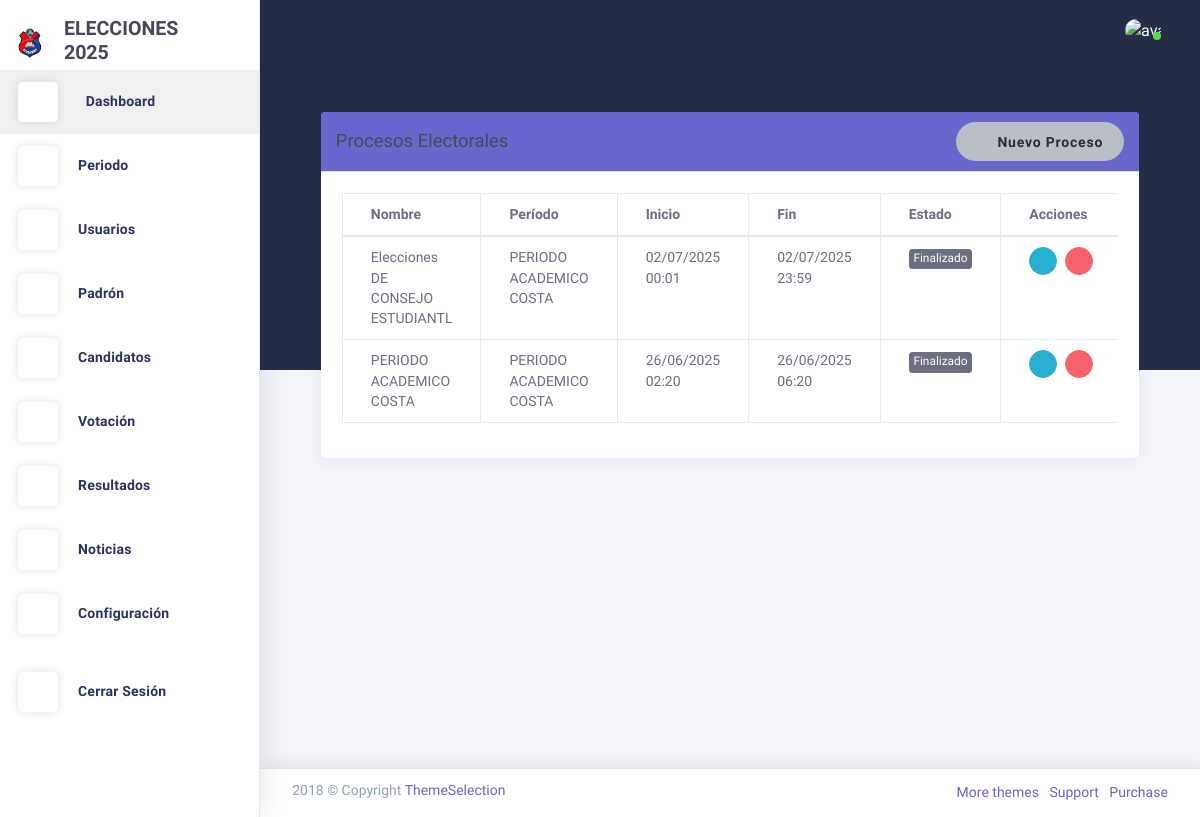
The page /votacion/lista/ on the database its author committed.
### Aplicaciones/configuracion/models.py (models this page shows, shortened)
class LogoConfig(models.Model):
    logo_1 = models.ImageField(upload_to='logos/')
    logo_2 = models.ImageField(upload_to='logos/')
    iniciales = models.CharField(max_length=10)

### Aplicaciones/votacion/models.py (models this page shows, shortened)
class ProcesoElectoral(models.Model):
    nombre = models.CharField(max_length=200)
    periodo = models.ForeignKey(Periodo, on_delete=models.CASCADE)
    fecha = models.DateField(help_text='Fecha de las elecciones', default=timezone.now)
    hora_inicio = models.TimeField(help_text='Hora de inicio de las elecciones', default=timezone.datetime.strptime('08:00', '%H:%M').time())
    hora_fin = models.TimeField(help_text='Hora de finalización de las elecciones', default=timezone.datetime.strptime('17:00', '%H:%M').time())
    ESTADOS = [
        ('pendiente', 'Pendiente'),
        ('activo', 'Activo'),
        ('finalizado', 'Finalizado')
    ]
    estado = models.CharField(max_length=20, choices=ESTADOS, default='pendiente')
    descripcion = models.TextField(blank=True, null=True)
    created_at = models.DateTimeField(auto_now_add=True)
    updated_at = models.DateTimeField(auto_now=True)
    def _esta_en_rango_horario(self):
        ahora = timezone.localtime(timezone.now())
        print(f"\nVerificando horario para proceso: {self.nombre}")
        print(f"Hora actual (servidor): {ahora}")
        print(f"Fecha actual: {ahora.date()}")
        print(f"Hora actual: {ahora.time()}")
        print(f"Fecha proceso: {self.fecha}")
        print(f"Hora inicio: {self.hora_inicio}")
        print(f"Hora fin: {self.hora_fin}")
        if ahora.date() == self.fecha:
            print("Es el mismo día")
            if self.hora_inicio <= ahora.time() <= self.hora_fin:
                print("Está dentro del rango de horas")
                return True
            else:
                print("NO está dentro del rango de horas")
        else:
            print("NO es el mismo día")
        return False
    def actualizar_estado(self):
        ahora = timezone.localtime(timezone.now())
        if self._esta_en_rango_horario():
            self.estado = 'activo'
        elif ahora.date() < self.fecha:
            self.estado = 'pendiente'
        elif ahora.date() == self.fecha and ahora.time() < self.hora_inicio:
            self.estado = 'pendiente'
        else:
            self.estado = 'finalizado'
        print(f"Estado final para {self.nombre}: {self.estado}")
        self.save()

### Aplicaciones/periodo/models.py (models this page shows, shortened)
class Periodo(models.Model):
    nombre = models.CharField(max_length=100, unique=True)
    fecha_inicio = models.DateField()
    fecha_fin = models.DateField()
    ESTADOS = [
        ('activo', 'Activo'),
        ('inactivo', 'Inactivo')
    ]
    estado = models.CharField(max_length=10, choices=ESTADOS, default='activo')

### Aplicaciones/votacion/views.py (the view)
# urls.py: path('lista/', views.lista_procesos, name='lista_procesos'),
def lista_procesos(request):
    procesos = ProcesoElectoral.objects.all().order_by('-fecha', '-hora_inicio')
    for proceso in procesos:
        proceso.actualizar_estado()
    periodos = Periodo.objects.filter(estado__iexact='activo')
    return render(request, 'votacion/proceso/lista.html', {
        'procesos': procesos,
        'periodos': periodos,
        'titulo': 'Lista de Procesos Electorales'
    })

### Aplicaciones/configuracion/context_processors.py (called while the page is built)
def logo_config(request):
    return {'logo_config': LogoConfig.objects.first()}

### Aplicaciones/votacion/templates/votacion/proceso/lista.html (shortened to what this page needs)
{% extends "plantilla.html" %}
{% load static %}
{% block contenido %}
<div class="container mt-3">
    <div class="card">
        <div class="card-header bg-primary text-white d-flex justify-content-between align-items-center">
            <h4 class="mb-0">Procesos Electorales</h4>
            <a href="{% url 'votacion:iniciar_proceso' %}" class="btn btn-light rounded-pill">
                <i class="la la-plus"></i> Nuevo Proceso
            </a>
        </div>
        <div class="card-body">
            {% if procesos %}
            <div class="table-responsive">
                <table class="table table-bordered">
                    <thead>
                        <tr>
                            <th>Nombre</th>
                            <th>Período</th>
                            <th>Inicio</th>
                            <th>Fin</th>
                            <th>Estado</th>
                            <th>Acciones</th>
                        </tr>
                    </thead>
                    <tbody>
                        {% for proceso in procesos %}
                        <tr>
                            <td>{{ proceso.nombre }}</td>
                            <td>{{ proceso.periodo.nombre }}</td>
                            <td>{{ proceso.fecha|date:'d/m/Y' }} {{ proceso.hora_inicio|time:'H:i' }}</td>
                            <td>{{ proceso.fecha|date:'d/m/Y' }} {{ proceso.hora_fin|time:'H:i' }}</td>
                            <td>
                                <span class="badge {% if proceso.estado == 'activo' %}badge-success{% elif proceso.estado == 'pendiente' %}badge-warning{% else %}badge-secondary{% endif %}">
                                    {{ proceso.get_estado_display }}
                                </span>
                            </td>
                            <td>
                                <div class="d-flex justify-content-center" style="gap: 8px;">
                                    <a href="{% url 'votacion:editar_proceso' proceso.id %}" class="btn btn-info p-0" style="font-size: 0.75rem; width: 28px; height: 28px; display: inline-flex; align-items: center; justify-content: center;">
                                        <i class="la la-edit"></i>
                                    </a>
                                    <a href="{% url 'votacion:eliminar_proceso' proceso.id %}" class="btn btn-danger p-0" style="font-size: 0.75rem; width: 28px; height: 28px; display: inline-flex; align-items: center; justify-content: center;">
                                        <i class="la la-trash"></i>
                                    </a>
                                </div>
                            </td>
                        </tr>
                        {% endfor %}
                    </tbody>
                </table>
            </div>
            {% endif %}
        </div>
    </div>
</div>
{% endblock %}

### Aplicaciones/administracion/templates/plantilla.html (shortened to what this page needs)
{% load static %}
<!DOCTYPE html>
<html class="loading" lang="en" data-textdirection="ltr">
  <head>
    <link href="https://maxcdn.icons8.com/fonts/line-awesome/1.1/css/line-awesome.min.css" rel="stylesheet">
    <link rel="stylesheet" type="text/css" href="{% static 'plantillas/theme-assets/css/vendors.css' %}">
    <link rel="stylesheet" type="text/css" href="{% static 'plantillas/theme-assets/vendors/css/charts/chartist.css' %}">
    <link rel="stylesheet" type="text/css" href="{% static 'plantillas/theme-assets/css/app-lite.css' %}">
    <link rel="stylesheet" type="text/css" href="{% static 'plantillas/theme-assets/css/core/menu/menu-types/vertical-menu.css' %}">
    <link rel="stylesheet" type="text/css" href="{% static 'plantillas/theme-assets/css/core/colors/palette-gradient.css' %}">
    <link rel="stylesheet" type="text/css" href="{% static 'plantillas/theme-assets/css/pages/dashboard-ecommerce.css' %}">
    <link rel="stylesheet" href="https://cdnjs.cloudflare.com/ajax/libs/font-awesome/6.5.2/css/all.min.css">
    <link rel="stylesheet" href="{% static 'css/style.css' %}">
    <link href="https://cdn.jsdelivr.net/npm/bootstrap-fileinput@5.5.0/css/fileinput.min.css" rel="stylesheet">
    <link rel="stylesheet" href="https://cdn.jsdelivr.net/npm/sweetalert2@11/dist/sweetalert2.min.css">
    <link rel="stylesheet" href="https://cdn.datatables.net/1.11.5/css/jquery.dataTables.min.css">
    <link rel="stylesheet" href="https://cdn.datatables.net/1.11.5/css/dataTables.bootstrap4.min.css">
    <link rel="stylesheet" href="https://cdn.datatables.net/buttons/2.2.2/css/buttons.dataTables.min.css">
    <link rel="stylesheet" href="https://cdn.datatables.net/buttons/2.2.2/css/buttons.bootstrap4.min.css">
  </head>
  <body class="vertical-layout vertical-menu 2-columns menu-expanded fixed-navbar" data-open="click" data-menu="vertical-menu" data-color="bg-chartbg" data-col="2-columns">
    <nav class="header-navbar navbar-expand-md navbar navbar-with-menu navbar-without-dd-arrow fixed-top navbar-semi-light">
      <div class="navbar-wrapper">
        <div class="navbar-container content">
          <div class="collapse navbar-collapse show" id="navbar-mobile">
            <ul class="nav navbar-nav mr-auto float-left">
              <li class="nav-item d-none d-md-block"><a class="nav-link nav-link-expand" href="#"><i class="ficon ft-maximize"></i></a></li>
            </ul>
            <ul class="nav navbar-nav float-right">
              <li class="dropdown dropdown-language nav-item"><a class="dropdown-toggle nav-link" id="dropdown-flag" href="#" data-toggle="dropdown" aria-haspopup="true" aria-expanded="false"><i class="flag-icon flag-icon-us"></i></a>
              </li>
            </ul>
            <ul class="nav navbar-nav float-right">
              <li class="dropdown dropdown-notification nav-item"><a class="nav-link nav-link-label" href="#" data-toggle="dropdown"><i class="ficon ft-mail"></i></a>
              </li>
              <li class="dropdown dropdown-user nav-item"><a class="dropdown-toggle nav-link dropdown-user-link" href="#" data-toggle="dropdown"><span class="avatar avatar-online"><img src="{% static 'plantillas/theme-assets/images/portrait/small/avatar-s-19.png' %}" alt="avatar"><i></i></span></a>
              </li>
            </ul>
          </div>
        </div>
      </div>
    </nav>
    <div class="main-menu menu-fixed menu-light menu-accordion menu-shadow" data-scroll-to-active="true" alt="LOGO MENU"
         data-img="{% if logo_config and logo_config.logo_2 %}{{ logo_config.logo_2.url }}{% else %}{% static 'images/logo1.png' %}{% endif %}">
      <div class="navbar-header">
        <ul class="nav navbar-nav flex-row">
          <li class="nav-item mr-auto">
            <a class="navbar-brand" href="index.html">
              <img class="brand-logo" alt="LOGO FONDO"
                   src="{% if logo_config and logo_config.logo_1 %}{{ logo_config.logo_1.url }}{% else %}{% static 'images/logo1.png' %}{% endif %}"/>
              <h3 class="brand-text">
                {{ logo_config.iniciales|default:" " }}
              </h3>
            </a>
          </li>
        </ul>
      </div>
      <div class="main-menu-content">
        <ul class="navigation navigation-main" id="main-menu-navigation" data-menu="menu-navigation">
            <li class="active">
                <a href="{% url 'dashboard' %}"><i class="ft-home"></i>
                    <span class="menu-title" data-i18n="">Dashboard</span>
                </a>
            </li>
            <li class="nav-item">
              <a href="#"><i class="ft-bar-chart-2"></i><span class="menu-title" data-i18n="">Periodo</span></a>
            </li>
            <li class="nav-item">
              <a href="#"><i class="ft-users"></i><span class="menu-title" data-i18n="">Usuarios</span></a>
            </li>
            <li class="nav-item">
                <a href="#"><i class="ft-list"></i><span class="menu-title" data-i18n="">Padrón</span></a>
            </li>
            <li class="nav-item">
                <a href="#"><i class="ft-plus-circle"></i><span class="menu-title" data-i18n="">Candidatos</span></a>
            </li>
            <li class="nav-item">
                <a href="#"><i class="ft-check-circle"></i><span class="menu-title" data-i18n="">Votación</span></a>
            </li>
            <li class="nav-item">
                <a href="#"><i class="ft-bar-chart-2"></i><span class="menu-title" data-i18n="">Resultados</span></a>
            </li>
            <li class="nav-item">
              <a href="#">
                <i class="ft-activity"></i><span class="menu-title">Noticias</span>
              </a>
            </li>
            <li class="nav-item">
                  <a href="{% url 'configurar_logo' %}"><i class="ft-settings"></i><span class="menu-title" data-i18n="">Configuración</span></a>
            </li>
            <li class="nav-item mt-1">
              <a href="{% url 'administracion:index' %}">
              <i class="ft-power"></i><span class="menu-title">Cerrar Sesión</span>
              </a>
            </li>
        </ul>
      </div>
      <div class="navigation-background"></div>
    </div>
    <div class="app-content content">
      <div class="content-wrapper">
        <div class="content-body">
          <div class="container">
            {% block contenido %}{% endblock %}
          </div>
        </div>
      </div>
    </div>
    <footer class="footer footer-static footer-light navbar-border navbar-shadow">
      <div class="clearfix blue-grey lighten-2 text-sm-center mb-0 px-2">
        <span class="float-md-left d-block d-md-inline-block">2018  &copy; Copyright <a class="text-bold-800 grey darken-2" href="https://themeselection.com" target="_blank">ThemeSelection</a></span>
        <ul class="list-inline float-md-right d-block d-md-inline-blockd-none d-lg-block mb-0">
          <li class="list-inline-item"><a class="my-1" href="https://themeselection.com/" target="_blank"> More themes</a></li>
          <li class="list-inline-item"><a class="my-1" href="https://themeselection.com/support" target="_blank"> Support</a></li>
          <li class="list-inline-item"><a class="my-1" href="https://themeselection.com/products/chameleon-admin-modern-bootstrap-webapp-dashboard-html-template-ui-kit/" target="_blank"> Purchase</a></li>
        </ul>
      </div>
    </footer>
</body>
</html>

### sistema_voto_ue_riobamba/static/plantillas/theme-assets/css/core/menu/menu-types/vertical-menu.css (style rules this page uses)
body.vertical-layout.vertical-menu.menu-expanded .navbar-header { z-index: 999; float: left; width: 260px; }
body.vertical-layout.vertical-menu.menu-expanded .navbar .navbar-container { margin-left: 260px; }
body.vertical-layout.vertical-menu.menu-expanded .main-menu { width: 260px; -webkit-transition: 300ms ease all; -moz-transition: 300ms ease all; -o-transition: 300ms ease all; transition: 300ms ease all; -webkit-backface-visibility: hidden; -moz-backface-visibility: hidden; backface-visibility: hidden; }
body.vertical-layout.vertical-menu.menu-expanded .main-menu .navigation > li > a > i:before { font-size: 1.5rem; }
body.vertical-layout.vertical-menu.menu-expanded .main-menu .navigation > li > a > span { -webkit-transition: -webkit-transform .3s ease; -moz-transition: transform .3s ease, -moz-transform .3s ease; -o-transition: -o-transform .3s ease; transition: -webkit-transform .3s ease; transition: transform .3s ease; transition: transform .3s ease, -webkit-transform .3s ease, -moz-transform .3s ease, -o-transform .3s ease; }
body.vertical-layout.vertical-menu.menu-expanded .main-menu.menu-light .navigation > li > a > i { line-height: 40px; display: inline-block; width: 40px; height: 40px; margin-right: 20px; text-align: center; vertical-align: middle; border-radius: 12%; background: #fff; -webkit-box-shadow: 0 0 10px rgba(0, 0, 0, .12); box-shadow: 0 0 10px rgba(0, 0, 0, .12); }
body.vertical-layout.vertical-menu.menu-expanded .content, body.vertical-layout.vertical-menu.menu-expanded .footer { margin-left: 260px; }

### sistema_voto_ue_riobamba/static/plantillas/theme-assets/css/pages/dashboard-ecommerce.css (style rules this page uses)
.content .content-wrapper { padding-top: 0 !important; }

### sistema_voto_ue_riobamba/static/css/style.css (style rules this page uses)
.card-header { background-color: #f8f9fa; border-bottom: 1px solid #ddd; padding: 10px 15px; }
.btn { border-radius: 20px; padding: 8px 20px; font-size: 14px; font-weight: 600; }

### Aplicaciones/administracion/templates/plantilla.html (style rules this page uses)
.brand-text { display: flex; flex-direction: column; align-items: flex-start; line-height: 1.2; font-size: 1rem; white-space: normal; max-width: 150px; }
.navbar-brand { display: flex; align-items: center; gap: 10px; }
.brand-logo { max-width: 40px; height: auto; }

### rows shown on the page
LogoConfig: logo_1 (picture), iniciales "ELECCIONES 2025"
ProcesoElectoral: nombre "Elecciones DE CONSEJO ESTUDIANTL", periodo.nombre "PERIODO ACADEMICO COSTA", fecha "02/07/2025", hora_inicio "00:01", hora_fin "23:59", estado "Finalizado"
ProcesoElectoral: nombre "PERIODO ACADEMICO COSTA", periodo.nombre "PERIODO ACADEMICO COSTA", fecha "26/06/2025", hora_inicio "02:20", hora_fin "06:20", estado "Finalizado"
